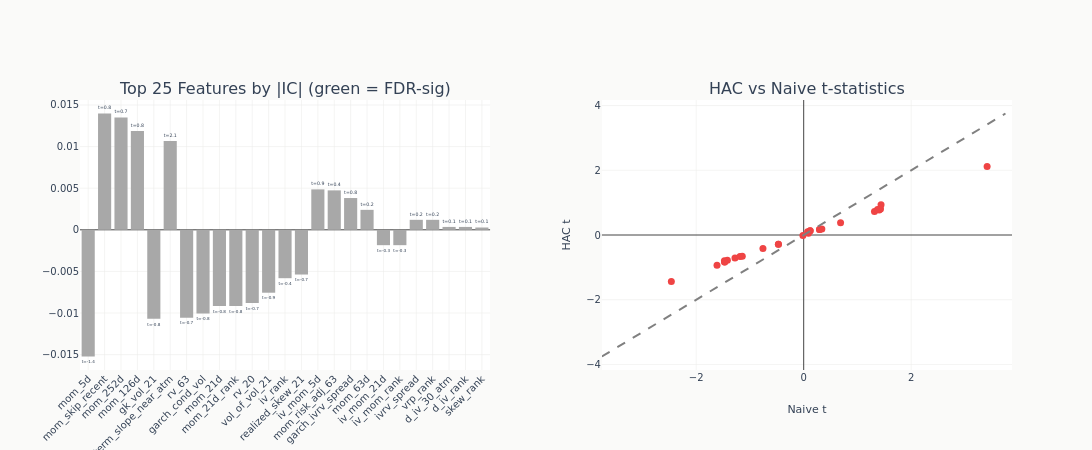

Notebook code cell kept with this figure:
### Code cell
top_n = min(25, len(eval_summary))
top = eval_summary.head(top_n)

fig = make_subplots(
    rows=1,
    cols=2,
    subplot_titles=[
        f"Top {top_n} Features by |IC| (green = FDR-sig)",
        "HAC vs Naive t-statistics",
    ],
    horizontal_spacing=0.12,
)

colors = [COLORS["positive"] if s else GRAY_FILLS["muted"] for s in top["fdr_sig"].to_list()]
fig.add_trace(
    go.Bar(
        x=top["feature"].to_list(),
        y=top["ic_mean"].to_list(),
        marker_color=colors,
        text=[f"t={t:.1f}" for t in top["hac_t"].to_list()],
        textposition="outside",
        showlegend=False,
    ),
    row=1,
    col=1,
)

fig.add_trace(
    go.Scatter(
        x=eval_summary["naive_t"].to_list(),
        y=eval_summary["hac_t"].to_list(),
        mode="markers",
        marker=dict(
            color=[
                COLORS["positive"] if s else COLORS["negative"]
                for s in eval_summary["fdr_sig"].to_list()
            ],
            size=7,
        ),
        text=eval_summary["feature"].to_list(),
        showlegend=False,
    ),
    row=1,
    col=2,
)
max_t = (
    max(
        eval_summary["naive_t"].cast(pl.Float64, strict=False).abs().max() or 1.0,
        eval_summary["hac_t"].cast(pl.Float64, strict=False).abs().max() or 1.0,
    )
    * 1.1
)
fig.add_trace(
    go.Scatter(
        x=[-max_t, max_t],
        y=[-max_t, max_t],
        mode="lines",
        line=dict(dash="dash", color="gray"),
        showlegend=False,
    ),
    row=1,
    col=2,
)

fig.update_layout(template="ml4t", height=450, width=1100)
fig.update_xaxes(tickangle=-45, row=1, col=1)
fig.update_xaxes(title_text="Naive t", row=1, col=2)
fig.update_yaxes(title_text="HAC t", row=1, col=2)
fig.show()

### Figure 1 — Plotly figure (JSON) as saved in the notebook; plotly's stock layout.template omitted (floating-point values rounded to 4 significant figures)
{"data": [{"marker": {"color": ["#a8a8a8", "#a8a8a8", "#a8a8a8", "#a8a8a8", "#a8a8a8", "#a8a8a8", "#a8a8a8", "#a8a8a8", "#a8a8a8", "#a8a8a8", "#a8a8a8", "#a8a8a8", "#a8a8a8", "#a8a8a8", "#a8a8a8", "#a8a8a8", "#a8a8a8", "#a8a8a8", "#a8a8a8", "#a8a8a8", "#a8a8a8", "#a8a8a8", "#a8a8a8", "#a8a8a8", "#a8a8a8"]}, "showlegend": false, "text": ["t=-1.4", "t=0.8", "t=0.7", "t=0.8", "t=-0.8", "t=2.1", "t=-0.7", "t=-0.8", "t=-0.8", "t=-0.8", "t=-0.7", "t=-0.9", "t=-0.4", "t=-0.7", "t=0.9", "t=0.4", "t=0.8", "t=0.2", "t=-0.3", "t=-0.3", "t=0.2", "t=0.2", "t=0.1", "t=0.1", "t=0.1"], "textposition": "outside", "type": "bar", "x": ["mom_5d", "mom_skip_recent", "mom_252d", "mom_126d", "gk_vol_21", "term_slope_near_atm", "rv_63", "garch_cond_vol", "mom_21d", "mom_21d_rank", "rv_20", "vol_of_vol_21", "iv_rank", "realized_skew_21", "iv_mom_5d", "mom_risk_adj_63", "garch_ivrv_spread", "mom_63d", "iv_mom_21d", "iv_mom_rank", "ivrv_spread", "vrp_rank", "d_iv_30_atm", "d_iv_rank", "skew_rank"], "xaxis": "x", "y": [-0.01522, 0.01398, 0.01349, 0.01188, -0.01069, 0.01066, -0.01056, -0.01007, -0.009158, -0.009158, -0.0088, -0.007558, -0.005815, -0.005373, 0.004858, 0.004738, 0.003818, 0.002399, -0.001847, -0.001847, 0.0012, 0.0012, 0.000347, 0.000347, 0.0002778], "yaxis": "y"}, {"marker": {"color": ["#ef4444", "#ef4444", "#ef4444", "#ef4444", "#ef4444", "#ef4444", "#ef4444", "#ef4444", "#ef4444", "#ef4444", "#ef4444", "#ef4444", "#ef4444", "#ef4444", "#ef4444", "#ef4444", "#ef4444", "#ef4444", "#ef4444", "#ef4444", "#ef4444", "#ef4444", "#ef4444", "#ef4444", "#ef4444", "#ef4444", "#ef4444"], "size": 7}, "mode": "markers", "showlegend": false, "text": ["mom_5d", "mom_skip_recent", "mom_252d", "mom_126d", "gk_vol_21", "term_slope_near_atm", "rv_63", "garch_cond_vol", "mom_21d", "mom_21d_rank", "rv_20", "vol_of_vol_21", "iv_rank", "realized_skew_21", "iv_mom_5d", "mom_risk_adj_63", "garch_ivrv_spread", "mom_63d", "iv_mom_21d", "iv_mom_rank", "ivrv_spread", "vrp_rank", "d_iv_30_atm", "d_iv_rank", "skew_rank", "d_skew_rr_30_25d", "garch_vol_surprise"], "type": "scatter", "x": [-2.463, 1.404, 1.317, 1.429, -1.42, 3.413, -1.279, -1.475, -1.471, -1.471, -1.186, -1.613, -0.7582, -1.143, 1.439, 0.6861, 1.375, 0.3381, -0.4703, -0.4703, 0.2943, 0.2943, 0.1202, 0.1202, 0.08845, 0.07278, -0.01423], "xaxis": "x2", "y": [-1.433, 0.7764, 0.7226, 0.8062, -0.7807, 2.119, -0.708, -0.7967, -0.8317, -0.8317, -0.6622, -0.9338, -0.418, -0.6584, 0.937, 0.3782, 0.7862, 0.189, -0.2822, -0.2822, 0.1719, 0.1719, 0.1284, 0.1284, 0.05178, 0.09965, -0.01459], "yaxis": "y2"}, {"line": {"color": "gray", "dash": "dash"}, "mode": "lines", "showlegend": false, "type": "scatter", "x": [-3.754, 3.754], "xaxis": "x2", "y": [-3.754, 3.754], "yaxis": "y2"}], "layout": {"annotations": [{"font": {"size": 16}, "showarrow": false, "text": "Top 25 Features by |IC| (green = FDR-sig)", "x": 0.22, "xanchor": "center", "xref": "paper", "y": 1.0, "yanchor": "bottom", "yref": "paper"}, {"font": {"size": 16}, "showarrow": false, "text": "HAC vs Naive t-statistics", "x": 0.78, "xanchor": "center", "xref": "paper", "y": 1.0, "yanchor": "bottom", "yref": "paper"}], "height": 450, "width": 1100, "xaxis": {"anchor": "y", "domain": [0.0, 0.44], "tickangle": -45}, "xaxis2": {"anchor": "y2", "domain": [0.56, 1.0], "title": {"text": "Naive t"}}, "yaxis": {"anchor": "x", "domain": [0.0, 1.0]}, "yaxis2": {"anchor": "x2", "domain": [0.0, 1.0], "title": {"text": "HAC t"}}}}
